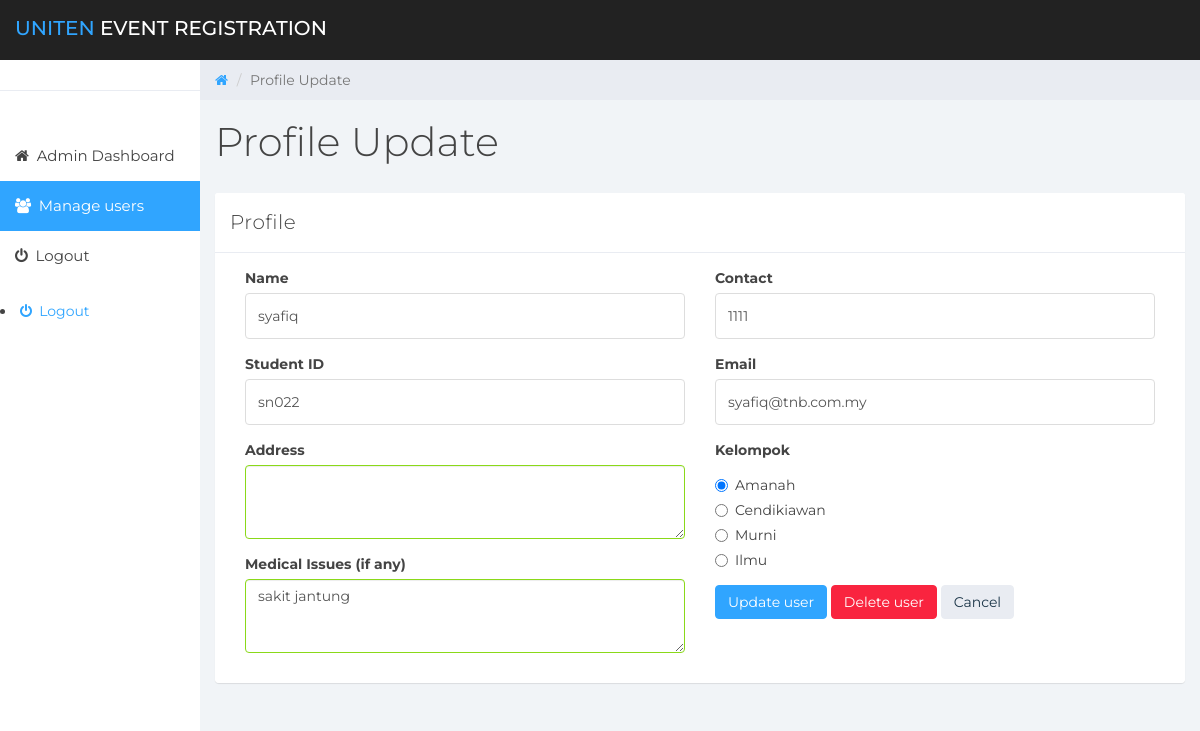
Screenshot of /admin/viewprofile.php?id=114 (signed in) with the database file from the repository.
### tables this page shows
CREATE TABLE IF NOT EXISTS `participants` (
  `username` varchar(15) NOT NULL,
  `email` varchar(20) NOT NULL,
  `password` varchar(20) NOT NULL,
  `name` varchar(20) DEFAULT NULL,
  `studentID` varchar(9) DEFAULT NULL,
  `contact` varchar(11) DEFAULT NULL,
  `medical_issues` varchar(20) DEFAULT NULL,
  `address` varchar(20) DEFAULT NULL,
  `kelompok` varchar(12) DEFAULT NULL,
  `time_registered` timestamp NOT NULL DEFAULT CURRENT_TIMESTAMP ON UPDATE CURRENT_TIMESTAMP,
  `participantID` int(5) NOT NULL AUTO_INCREMENT,
  PRIMARY KEY (`participantID`)
);

### admin/viewprofile.php (the view, shortened to what this page needs)
<!DOCTYPE html>
<?php
include("../config/config.php");
$userget = $_GET['id'];
$sql = "SELECT * FROM participants where participantID = '$userget'";
$go = mysqli_query($con,$sql);
$data = mysqli_fetch_array($go,MYSQL_BOTH);
$uname =  $data['username'];
$stuID = $data['studentID'];
$email = $data['email'];
$ctct = $data['contact'];
$medas = $data['medical_issues'];
$addr = $data['address'];
?>
<html>
<head>
	<link href="css/bootstrap.min.css" rel="stylesheet">
	<link href="css/font-awesome.min.css" rel="stylesheet">
	<link href="css/datepicker3.css" rel="stylesheet">
	<link href="css/styles.css" rel="stylesheet">
</head>
<body>
	<nav class="navbar navbar-custom navbar-fixed-top" role="navigation">
		<div class="container-fluid">
			<div class="navbar-header">
				<a class="navbar-brand" href="#"><span>Uniten </span>Event Registration</a>
			</div>
		</div>
	</nav>
	<div id="sidebar-collapse" class="col-sm-3 col-lg-2 sidebar">
		<div class="profile-sidebar">
		</div>
		<form role="search">
		</form>
		<ul class="nav menu">
			<li><a href="index.php"><em class="fa fa-home">&nbsp;</em> Admin Dashboard</a></li>
			<li class="active"><a href="manageusr.php"><em class="fa fa-users">&nbsp;</em> Manage users</a></li>
			<li><a href="logout.php"><em class="fa fa-power-off">&nbsp;</em> Logout</a></li>
				</ul>
			<li><a href="logout.php"><em class="fa fa-power-off">&nbsp;</em> Logout</a></li>
	</div>
	<div class="col-sm-9 col-sm-offset-3 col-lg-10 col-lg-offset-2 main">
		<div class="row">
			<ol class="breadcrumb">
				<li><a href="#">
					<em class="fa fa-home"></em>
				</a></li>
				<li class="active">Profile Update</li>
			</ol>
		</div>
		<div class="row">
			<div class="col-lg-12">
				<h1 class="page-header">Profile Update</h1>
			</div>
		</div>
		<div class="row">
			<div class="col-lg-12">
				<div class="panel panel-default">
				<div class="panel panel-default">
					<div class="panel-heading">Profile</div>
					<div class="panel-body">
						<div class="col-md-6">
							<form role="form" method="post" action="viewprofile.php">
								<div class="form-group">
									<label>Name</label>
									<input type="text" class="form-control" name="name" value="<?php echo $uname ?>" >
								</div>
								<div class="form-group">
									<label>Student ID</label>
									<input type="text" class="form-control" name="id" value="<?php echo $stuID ?>" >
								</div>
								<label>Address</label>
								<div class="form-group has-success">
									<textarea class="form-control" rows="3" name="addr"><?php echo $addr ?></textarea>
								</div>
									<div class="form-group has-success">
									<label>Medical Issues (if any)</label>
									<textarea class="form-control" rows="3" name="med"><?php echo $medas ?></textarea>
								</div>
								</div>
							<div class="col-md-6">
									<div class="form-group">
									<label>Contact</label>
									<input type="text" class="form-control" name="contact" value="<?php echo $ctct ?>" >
								</div>
								<div class="form-group">
									<label>Email</label>
									<input type="text" class="form-control" name="email" value="<?php echo $email ?>" >
								</div>
									<div class="form-group">
										<label>Kelompok</label>
										<div class="radio">
											<label>
												<input type="radio" name="optionsRadios" id="optionsRadios1" value="option1" checked>Amanah
											</label>
										</div>
										<div class="radio">
											<label>
												<input type="radio" name="optionsRadios" id="optionsRadios2" value="option2">Cendikiawan
											</label>
										</div>
										<div class="radio">
											<label>
												<input type="radio" name="optionsRadios" id="optionsRadios3" value="option3">Murni
											</label>
										</div>
										<div class="radio">
											<label>
												<input type="radio" name="optionsRadios" id="optionsRadios3" value="option3">Ilmu
											</label>
										</div>
									</div>
									<button type="submit" class="btn btn-primary" name='update' onclick="return confirm('Are you sure to update ??');">Update user</button>
									<button  class="btn btn-danger" name='delete' onclick="return confirm('Are you sure?');">Delete user</button>
									<button type="reset" class="btn btn-default">Cancel</button>
								</div>
						</div>
					</div>
				</div>
			</div>
</body>
</html>

### admin/css/styles.css (style rules this page uses)
body { background: #f1f4f7; padding-top: 60px; font-size: 14px; color: #444444; font-family: "Montserrat", "Helvetica Neue", Helvetica, Arial, sans-serif; }
a, a:hover, a:focus { color: #30a5ff; }
h1, h2, h3, h4, h5, h6 { color: #444444; }
h1 { font-weight: 300; font-size: 40px; }
input.form-control { border: 1px solid #ddd; box-shadow: none; height: 46px; }
.has-success .form-control, .has-success .form-control:focus { border: 1px solid #8ad919; }
.navbar-custom { background: #222; height: 60px; }
.navbar-header .navbar-brand { color: #fff; font-size: 20px; text-transform: uppercase; font-weight: 500; height: 60px; padding-top: 18px; }
.navbar-header .navbar-brand span { color: #30a5ff; }
.btn-default, .btn-default:hover, .btn-default:focus, .btn-default:active, .btn-default.active, .open > .dropdown-toggle.btn-default, .btn-default.disabled, .btn-default[disabled], fieldset[disabled] .btn-default, .btn-default.disabled:hover, .btn-default[disabled]:hover, fieldset[disabled] .btn-default:hover, .btn-default.disabled:focus, .btn-default[disabled]:focus, fieldset[disabled] .btn-default:focus, .btn-default.disabled:active, .btn-default[disabled]:active, fieldset[disabled] .btn-default:active, .btn-default.disabled.active, .btn-default[disabled].active, fieldset[disabled] .btn-default.active { background-color: #e9ecf2; border-color: #e9ecf2; color: #1b3548; }
.btn-primary, .btn-primary:hover, .btn-primary:focus, .btn-primary:active, .btn-primary.active, .open > .dropdown-toggle.btn-primary, .btn-primary.disabled, .btn-primary[disabled], fieldset[disabled] .btn-primary, .btn-primary.disabled:hover, .btn-primary[disabled]:hover, fieldset[disabled] .btn-primary:hover, .btn-primary.disabled:focus, .btn-primary[disabled]:focus, fieldset[disabled] .btn-primary:focus, .btn-primary.disabled:active, .btn-primary[disabled]:active, fieldset[disabled] .btn-primary:active, .btn-primary.disabled.active, .btn-primary[disabled].active, fieldset[disabled] .btn-primary.active { background-color: #30a5ff; border-color: #30a5ff; }
.btn-danger, .btn-danger:hover, .btn-danger:focus, .btn-danger:active, .btn-danger.active, .open > .dropdown-toggle.btn-danger, .btn-danger.disabled, .btn-danger[disabled], fieldset[disabled] .btn-danger, .btn-danger.disabled:hover, .btn-danger[disabled]:hover, fieldset[disabled] .btn-danger:hover, .btn-danger.disabled:focus, .btn-danger[disabled]:focus, fieldset[disabled] .btn-danger:focus, .btn-danger.disabled:active, .btn-danger[disabled]:active, fieldset[disabled] .btn-danger:active, .btn-danger.disabled.active, .btn-danger[disabled].active, fieldset[disabled] .btn-danger.active { background-color: #f9243f; border-color: #f9243f; }
.panel { border: 0; }
.panel-heading { font-size: 20px; font-weight: 300; letter-spacing: 0.025em; height: 60px; line-height: 38px; }
.panel-default .panel-heading { background: #fff; border-bottom: 1px solid #e9ecf2; color: #444444; }
.navbar { border: 0; }
.sidebar { display: block; padding: 0; display: none; box-shadow: none; background: #fff; }
.sidebar ul { margin: 20px 0px; }
.sidebar form { padding: 10px 0 0 0; margin: 10px 10px 20px 10px; }
@media (min-width: 768px) { .sidebar { display: block; position: fixed; top: 60px; bottom: 0; left: 0; z-index: 1000; display: block; margin: 0; padding: 0; overflow-x: hidden; overflow-y: auto; } }
@media (min-width: 768px) { .navbar-header { width: 100%; } }
.sidebar ul.nav .active a, .sidebar ul.nav li.parent a.active, .sidebar ul.nav .active > a:hover, .sidebar ul.nav li.parent a.active:hover, .sidebar ul.nav .active > a:focus, .sidebar ul.nav li.parent a.active:focus { color: #fff; background-color: #30a5ff; }
.sidebar ul.nav li a { height: 50px; font-size: 15px; line-height: 2em; color: #444444; }
.profile-sidebar { padding: 10px 0; border-bottom: 1px solid #e9ecf2; }
.breadcrumb { border-radius: 0; padding: 10px 15px 10px 15px; background: #e9ecf2; margin: 0; }
h1.page-header { margin-top: 20px; border-bottom: 0; }

### rows the page displays
participants: name "syafiq", id "sn022", med "sakit jantung", contact "1111", email "syafiq@tnb.com.my"
